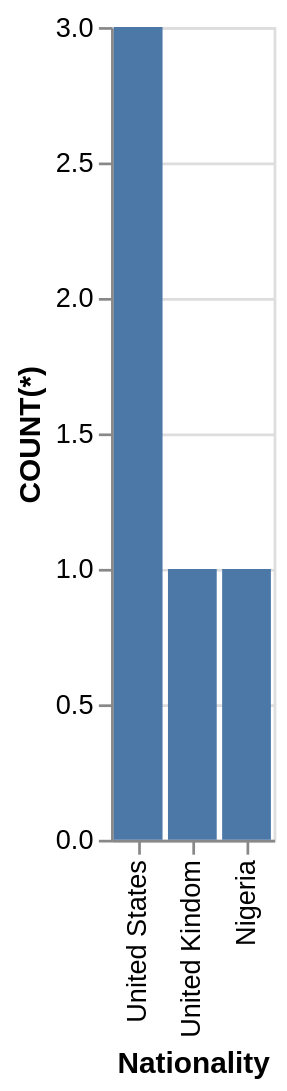

Write the Vega-Lite specification saved for this chart.
### Vega-Lite specification from a JSON file in a GitHub repository (floating-point values rounded to 4 significant figures)
{"data": {"values": [{"x_data": "United States", "y_data": 3}, {"x_data": "United Kindom", "y_data": 1}, {"x_data": "Nigeria", "y_data": 1}]}, "mark": "bar", "encoding": {"x": {"field": "x_data", "type": "nominal", "title": "Nationality", "sort": {"op": "sum", "field": "y_data", "order": "descending"}}, "y": {"field": "y_data", "type": "quantitative", "title": "COUNT(*)"}}}
